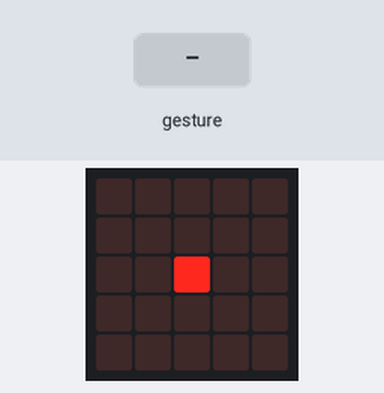
Simulated run of this program. Board: BBC micro:bit (MakeCode). On the bench: the board's 5×5 LED display. Inputs (shaded band) come from the test bench. A tilt is held for 1.5 s and a shake lasts 1 s, then the board lies face up again.

Above: at 1.2 s.
1.3 s: gesture 'logo up'
At 2.5 s:
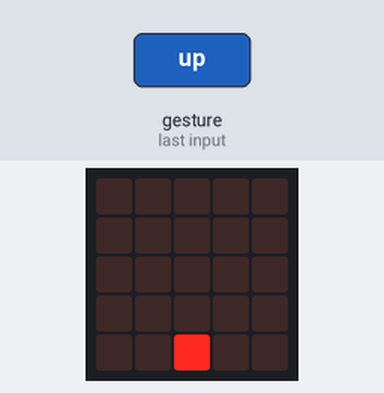
4.3 s: gesture 'tilt left'
At 4.8 s:
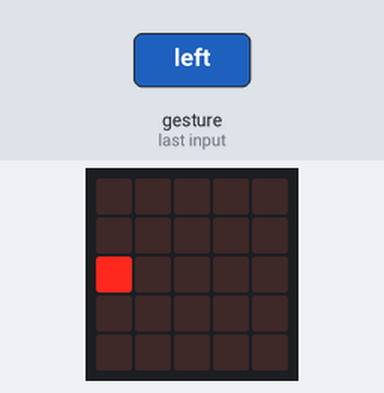
7.3 s: gesture 'tilt right'
At 8.3 s:
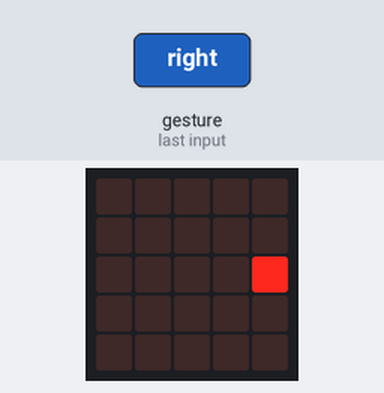
10.3 s: gesture 'logo down'
At 11.6 s:
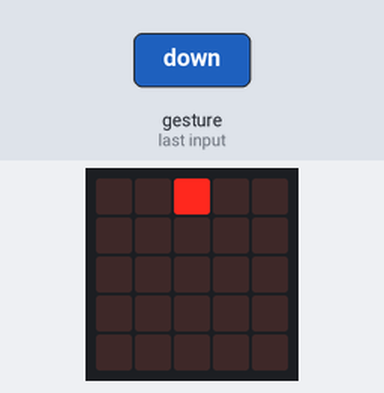
Timing chart, 0 to 13.3 s (numbered marks = the images above; inputs shaded):
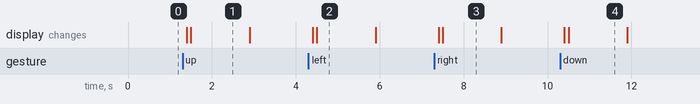

Measured:
- after the input at 1.3 s, the display: first changes after 0.10 s (image 1 shows a later state)
- after the input at 4.3 s, the display: first changes after 0.10 s (image 2 shows a later state)
- after the input at 7.3 s, the display: first changes after 0.10 s (image 3 shows a later state)
- after the input at 10.3 s, the display: first changes after 0.10 s (image 4 shows a later state)
- what the display in image 1 shows lasts 1.4 s, from 1.5 s to 2.9 s

The program:

main.ts
```typescript
function vitvor () {
    tečka.delete()
    tečka = game.createSprite(2, 2)
}
input.onGesture(Gesture.LogoUp, function () {
    vitvor()
    tečka.turn(Direction.Right, 90)
    while (input.isGesture(Gesture.LogoUp)) {
        tečka.move(1)
        basic.pause(100)
    }
})
input.onGesture(Gesture.TiltLeft, function () {
    vitvor()
    while (input.isGesture(Gesture.TiltLeft)) {
        tečka.move(-1)
        basic.pause(100)
    }
})
input.onGesture(Gesture.ScreenUp, function () {
    vitvor()
})
input.onGesture(Gesture.TiltRight, function () {
    vitvor()
    while (input.isGesture(Gesture.TiltRight)) {
        tečka.move(1)
        basic.pause(100)
    }
})
input.onGesture(Gesture.LogoDown, function () {
    vitvor()
    tečka.turn(Direction.Left, 90)
    while (input.isGesture(Gesture.LogoDown)) {
        tečka.move(1)
        basic.pause(100)
    }
})
let tečka: game.LedSprite = null
tečka = game.createSprite(2, 2)
```

test.ts
```typescript
// Tady jsou testy. Při použití tohoto balíčku jako rozšíření nebude zkompilováno.
```
